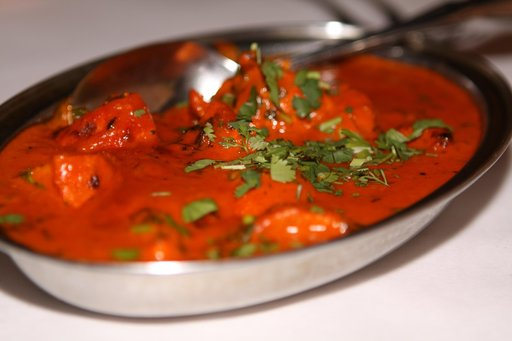
#> input picture dataset/chicken_curry/1040283.jpg, 512 x 341 px
$ python sequential.py   (older library calls are emulated)
#> lines starting #> are read from the running program, lines starting #| are printed output that depends on the picture
### utils.py
import os
import cv2
from filters import grayscale, gaussian_blur, sobel_edge, sharpen, adjust_brightness

def process_image(img_path, output_dir):
    # Reads an image, applies a sequence of image processing filters and saves the result.
    try:
        # Load the image from the given file path
        img = cv2.imread(img_path)
        if img is None:
            return False

        # Apply image processing filters sequentially
        gray = grayscale(img)
        blur = gaussian_blur(gray)
        edge = sobel_edge(blur)
        sharp = sharpen(blur)
        final = adjust_brightness(sharp)

        # Create output directory and save the processed image
        os.makedirs(output_dir, exist_ok=True)
        filename = os.path.basename(img_path)
        output_path = os.path.join(output_dir, filename)
        cv2.imwrite(output_path, final)

        return True

    except Exception as e:
        # Handle and report any errors during image processing
        print(f"Error processing {img_path}: {e}")
        return False

### filters.py
import cv2
import numpy as np

def grayscale(img):
    # Converts a color image into grayscale to simplify processing.
    return cv2.cvtColor(img, cv2.COLOR_BGR2GRAY)

def gaussian_blur(img):
    # Applies Gaussian blur to reduce noise in the image.
    return cv2.GaussianBlur(img, (3, 3), 0)

def sobel_edge(img):
    # Detects edges by computing intensity gradients in both x and y directions.
    grad_x = cv2.Sobel(img, cv2.CV_64F, 1, 0)
    grad_y = cv2.Sobel(img, cv2.CV_64F, 0, 1)
    return cv2.convertScaleAbs(grad_x + grad_y)

def sharpen(img):
    # Sharpens the image by enhancing edges using a convolution kernel.
    kernel = np.array([[0, -1, 0],
                       [-1, 5, -1],
                       [0, -1, 0]])
    return cv2.filter2D(img, -1, kernel)

def adjust_brightness(img, value=30):
    # Adjusts the image brightness by adding a constant intensity value.
    return cv2.convertScaleAbs(img, alpha=1, beta=value)

### sequential.py
import os
import time
from utils import process_image

# Directory containing the input image dataset
DATASET_DIR = "dataset"

# Output directory for sequential image processing results
OUTPUT_DIR = os.path.join("output", "sequential")

def get_images():
    # Collects all .jpg image file paths from the dataset directory.
    images = []
    for root, _, files in os.walk(DATASET_DIR):
        for f in files:
            if f.lower().endswith((".jpg")):
                images.append(os.path.join(root, f))
#> pass 2 of the loop in get_images, `for root, _, files in os.walk(DATASET_DIR):`:
    return images

if __name__ == "__main__":
    # Retrieve all image paths and initialize counters
    images = get_images()
    total_images = len(images)
    success = 0
    fail = 0

    # Create the output directory if it does not exist
    os.makedirs(OUTPUT_DIR, exist_ok=True)

    # Record the start time
    start = time.time()

    # Process images one by one in a single thread
    for img in images:
        if process_image(img, OUTPUT_DIR):
#> in process_image, img is the input picture: shape (341, 512, 3); mean B, G, R 81.6, 105, 159.5
#> in grayscale, `return cv2.cvtColor(img, cv2.COLOR_BGR2GRAY)`:
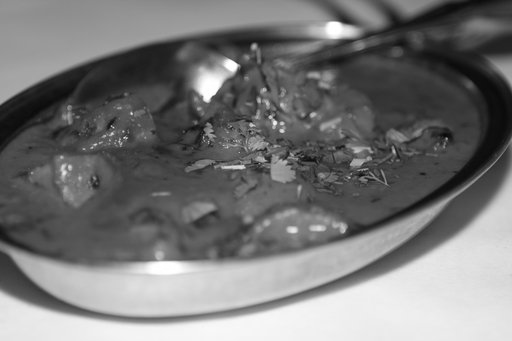
#> returned value: shape (341, 512); min 8, max 255, mean 118.6
#> in sobel_edge, `grad_x = cv2.Sobel(img, cv2.CV_64F, 1, 0)`:
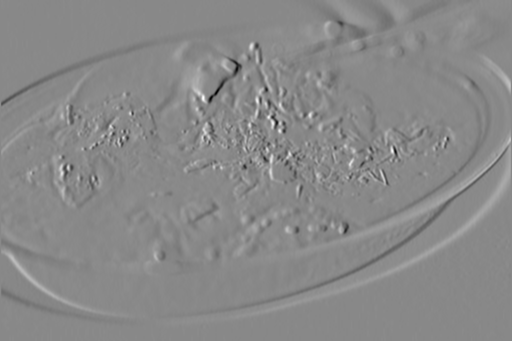
#> grad_x: shape (341, 512) float64; min -425, max 367, mean 0.5; drawn with min black and max white
#> in sobel_edge, `grad_y = cv2.Sobel(img, cv2.CV_64F, 0, 1)`:
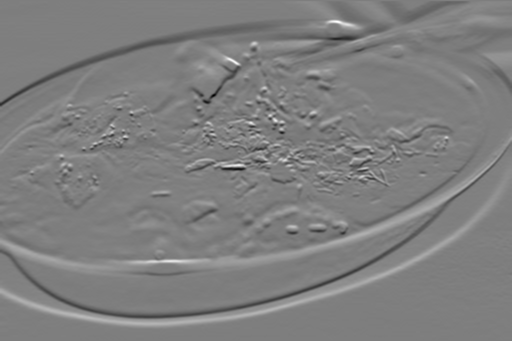
#> grad_y: shape (341, 512) float64; min -453, max 460, mean 2.8; drawn with min black and max white
#> in sobel_edge, `return cv2.convertScaleAbs(grad_x + grad_y)`:
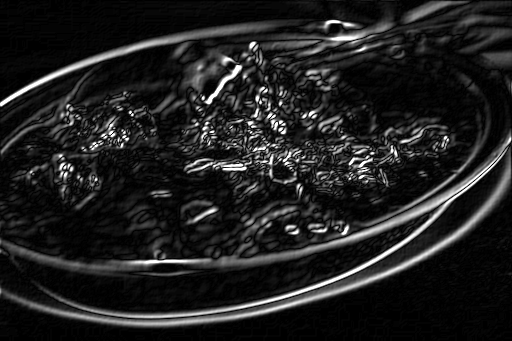
#> returned value: shape (341, 512); min 0, max 255, mean 32.7
#> in adjust_brightness, `return cv2.convertScaleAbs(img, alpha=1, beta=value)`:
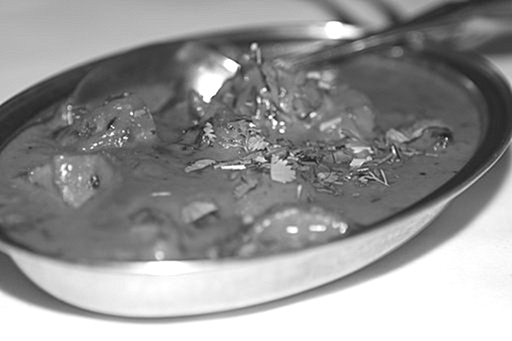
#> returned value: shape (341, 512); min 30, max 255, mean 147.2
            success += 1
        else:
            fail += 1
#> pass 2 of the loop `for img in images:`:
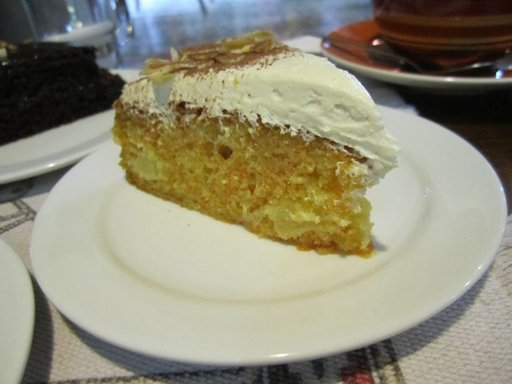
#> input picture dataset/carrot_cake/109681.jpg, 512 x 384 px
#> in process_image, img is the input picture: shape (384, 512, 3); mean B, G, R 118.2, 139.5, 143.2
#> grad_x: shape (384, 512) float64
#> in sobel_edge (call 2), `grad_y = cv2.Sobel(img, cv2.CV_64F, 0, 1)`:
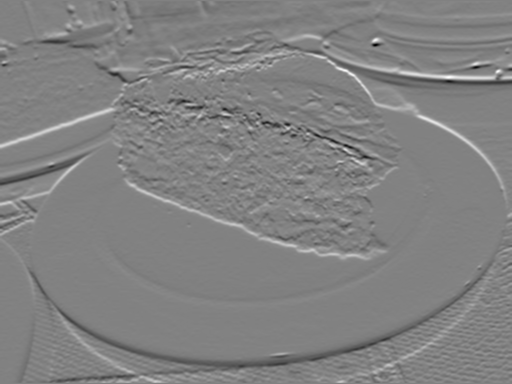
#> grad_y: shape (384, 512) float64; min -467, max 450, mean -0.1; drawn with min black and max white
#> in adjust_brightness (call 2), `return cv2.convertScaleAbs(img, alpha=1, beta=value)`:
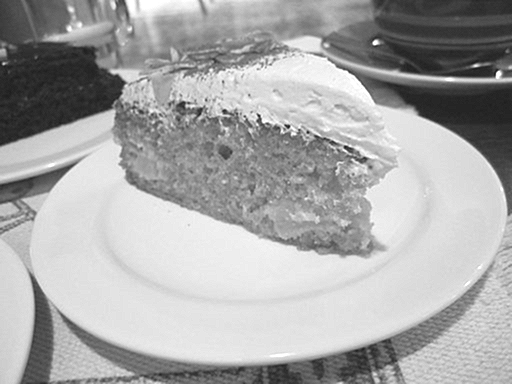
#> returned value: shape (384, 512); min 30, max 255, mean 168.2

    # Record the end time
    end = time.time()

    print("========================================")
    print("MODE           : SEQUENTIAL")
    print(f"TOTAL IMAGES   : {total_images}")
    print(f"SUCCESS        : {success}")
    print(f"FAILED         : {fail}")
    print(f"TIME (seconds) : {end - start:.3f}")
    print(f"OUTPUT FOLDER  : {OUTPUT_DIR}")
    print("========================================")
